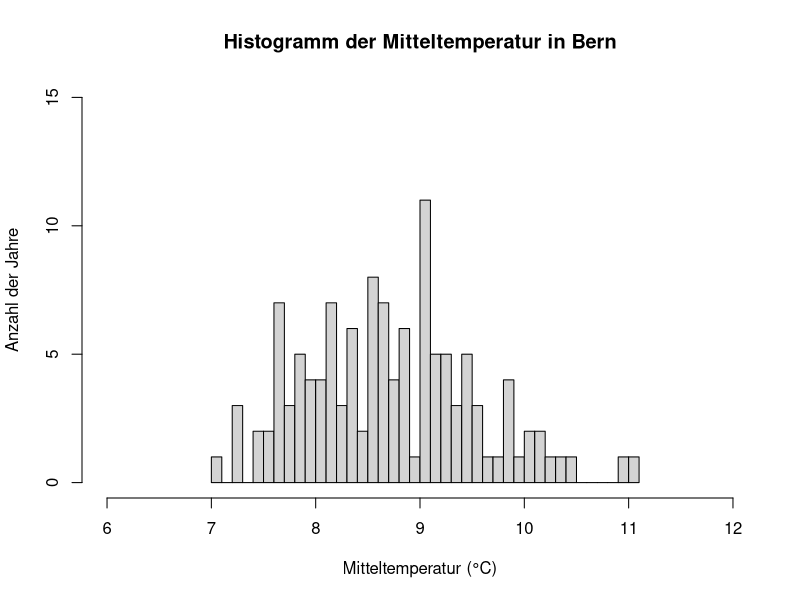
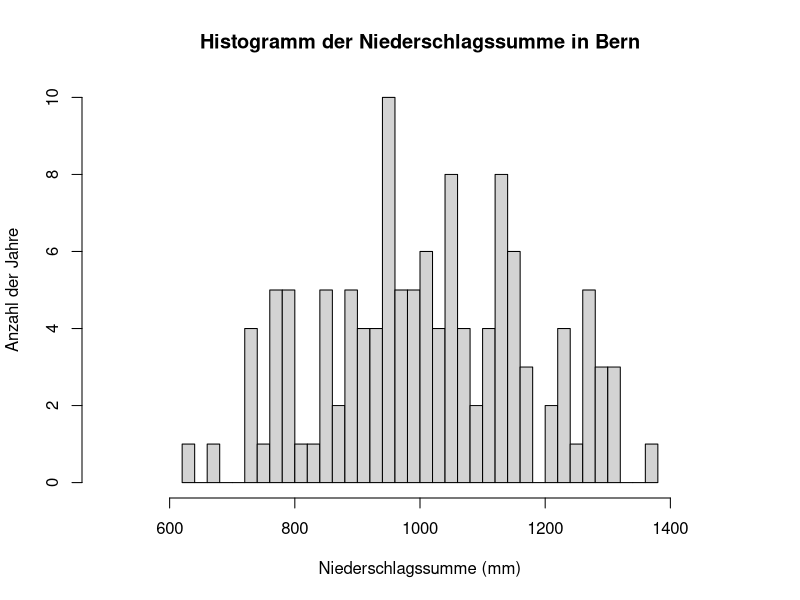
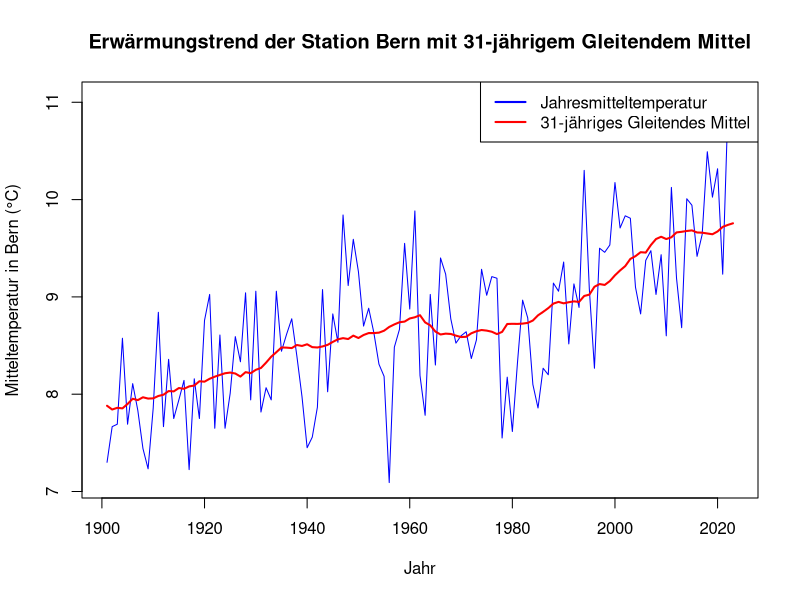
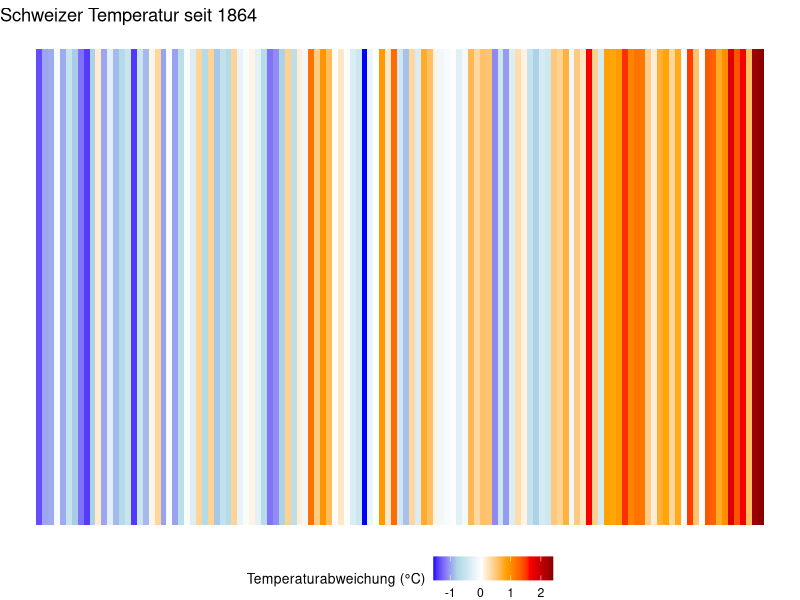
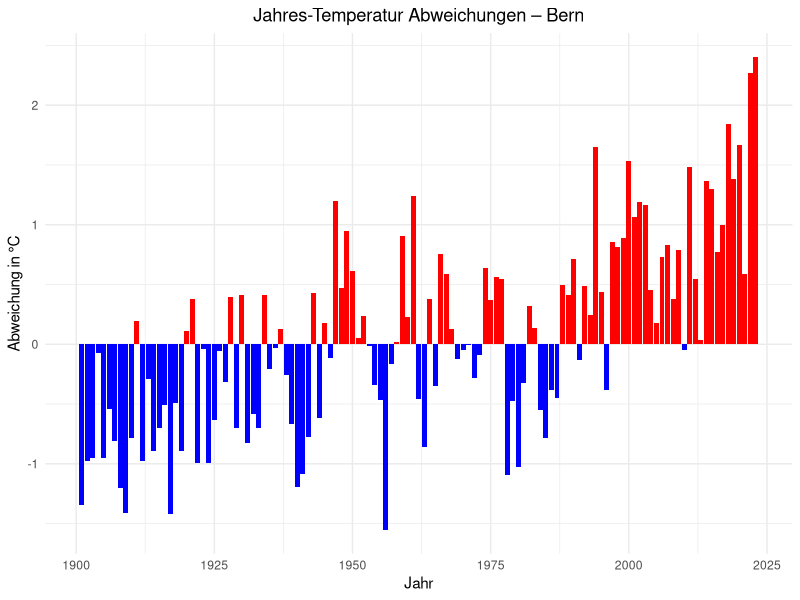

Write the R code that produced these figures, in order.
## ---- chunk 1
#| label: read_data
#|
meteodaten <- read.csv('Data/meteodaten_saison.csv',
    sep = ',',
    header = TRUE)
## ---- chunk 2
#| label: histogram
# Jahresdaten erstellen
# Berechne Jahresmittelwerte und -summen
jahresmitteltemp_bern <- aggregate(meteodaten$Bern_Mitteltemperatur ~ meteodaten$Jahr,
                                   FUN = mean,
                                   na.rm = TRUE)
jahresmitteltemp_grstbernhard <- aggregate(meteodaten$GrStBernhard_Mitteltemperatur ~ meteodaten$Jahr,
                                           FUN = mean,
                                           na.rm = TRUE)
jahresniederschlag_bern <- aggregate(meteodaten$Bern_Niederschlagssumme ~ meteodaten$Jahr,
                                     FUN = sum,
                                     na.rm = TRUE)
jahresniederschlag_grstbernhard <- aggregate(meteodaten$GrStBernhard_Niederschlagssumme ~ meteodaten$Jahr,
                                             FUN = sum,
                                             na.rm = TRUE)

# Kombiniere die Ergebnisse in eine neue Tabelle
jahresdaten <- data.frame(
  Jahr = jahresmitteltemp_bern$`meteodaten$Jahr`,
  Bern_Mitteltemperatur = jahresmitteltemp_bern$`meteodaten$Bern_Mitteltemperatur`,
  GrStBernhard_Mitteltemperatur = jahresmitteltemp_grstbernhard$`meteodaten$GrStBernhard_Mitteltemperatur`,
  Bern_Niederschlagssumme = jahresniederschlag_bern$`meteodaten$Bern_Niederschlagssumme`,
  GrStBernhard_Niederschlagssumme = jahresniederschlag_grstbernhard$`meteodaten$GrStBernhard_Niederschlagssumme`
)


hist(jahresdaten$Bern_Mitteltemperatur,
     main = 'Histogramm der Mitteltemperatur in Bern',
     xlab = 'Mitteltemperatur (°C)',
     ylab = 'Anzahl der Jahre',
     xlim = c(6, 12),
     ylim = c(0, 15),
     breaks = 30)

hist(jahresdaten$Bern_Niederschlagssumme,
     main = 'Histogramm der Niederschlagssumme in Bern',
     xlab = 'Niederschlagssumme (mm)',
     ylab = 'Anzahl der Jahre',
     xlim = c(500, 1500),
     ylim = c(0, 10),
     breaks = 30)
## ---- chunk 3
#| label: descriptive_stats
mean_temp_bern <- mean(jahresdaten$Bern_Mitteltemperatur)
print(mean_temp_bern)
median_temp_bern <- median(jahresdaten$Bern_Mitteltemperatur)
print(median_temp_bern)
range_temp_bern <- diff(range(jahresdaten$Bern_Mitteltemperatur))
range(jahresdaten$Bern_Mitteltemperatur)
print(range_temp_bern)
sd_temp_bern <- sd(jahresdaten$Bern_Mitteltemperatur)
print(sd_temp_bern)

summary(jahresdaten$Bern_Mitteltemperatur)
## ---- chunk 4
#| label: cont_table
# 1. Erstelle Klassen für Niederschlagssummen in Bern in 100-mm-Schritten
# Die Spalte 'Saison' enthält die Jahreszeiten (z.B. 'Fruehling(MAM)', 'Sommer(JJA)')
# Die Spalte 'Bern_Niederschlagssumme' enthält die Niederschlagssummen

# Klassen für Niederschlagssummen in 100-mm-Schritten erstellen
meteodaten$Niederschlag_klassen <- cut(
  meteodaten$Bern_Niederschlagssumme,
  breaks = seq(0, max(meteodaten$Bern_Niederschlagssumme, na.rm = TRUE), by = 100),
  include.lowest = TRUE,
  right = FALSE
)
## ---- chunk 5
# 2. Erstelle eine Kontingenztabelle
kontingenz_tabelle <- table(
  meteodaten$Saison,
  meteodaten$Niederschlag_klassen
)

# 3. Zeige die Kontingenztabelle an
print(kontingenz_tabelle)
## ---- chunk 6
# Bibliothek caTools laden
library(caTools)

# Berechnung des 31-jährigen gleitenden Mittels (Running Mean)
# Die Spalte für die Mitteltemperatur in Bern heisst 'Bern_Mitteltemperatur'
gleitendes_mittel <- runmean(jahresdaten$Bern_Mitteltemperatur, 31, align = "center", endrule = "mean")

# Liniendiagramm erstellen
plot(jahresdaten$Jahr, jahresdaten$Bern_Mitteltemperatur, type = "l", col = "blue",
     xlab = "Jahr", ylab = "Mitteltemperatur in Bern (°C)",
     main = "Erwärmungstrend der Station Bern mit 31-jährigem Gleitendem Mittel")

# Hinzufügen der Gleitenden Mittel-Linie (31-jähriges Running Mean)
lines(jahresdaten$Jahr, gleitendes_mittel, col = "red", lwd = 2)

# Legende hinzufügen
legend("topright", legend = c("Jahresmitteltemperatur", "31-jähriges Gleitendes Mittel"),
       col = c("blue", "red"), lty = 1, lwd = 2)
## ---- chunk 7
#| label: warming_stripes
#| fig-cap: Warming Stripes im vergleich zur Referenzperiode 1961-1990. [Nach R-Bloggers](https://www.r-bloggers.com/2018/12/how-to-create-warming-stripes-in-r/)
# Bibliothek
# Bibliothek
library(ggplot2)

# Berechnung der Abweichung der Mitteltemperatur von der Referenzperiode 1961-1990
jahresdaten$Abweichung <- jahresdaten$Bern_Mitteltemperatur - mean(jahresdaten$Bern_Mitteltemperatur[jahresdaten$Jahr >= 1961 & jahresdaten$Jahr <= 1990])

# Erstelle die "Warming Stripes" mit Legende
ggplot(jahresdaten, aes(x = Jahr, y = 1, fill = Abweichung)) +
  geom_tile() +
  scale_fill_gradientn(
    colours = c("blue", "lightblue", "white", "orange", "red", "darkred"),
    name = "Temperaturabweichung (°C)"
  ) +
  theme_void() +  # Entfernt Achsen, Titel etc.
  theme(legend.position = "bottom", legend.title = element_text(size = 10)) +
  labs(title = "Schweizer Temperatur seit 1864")
## ---- chunk 8
#| label: barplot
#| fig-cap: Barplot der Temperaturanomalien zur Vergleichsperiode 1961–1990.
# Bibliotheken
library(ggplot2)

# Erstelle einen Barplot, der die Abweichungen darstellt
ggplot(jahresdaten, aes(x = Jahr, y = Abweichung, fill = Abweichung > 0)) +
  geom_bar(stat = "identity", show.legend = FALSE) +
  scale_fill_manual(values = c("blue", "red")) +  # Farben: Blau für kälter, Rot für wärmer
  theme_minimal() +
  labs(title = "Jahres-Temperatur Abweichungen – Bern",
       x = "Jahr",
       y = "Abweichung in °C") +
  theme(plot.title = element_text(hjust = 0.5))  # Zentriere den Titel
